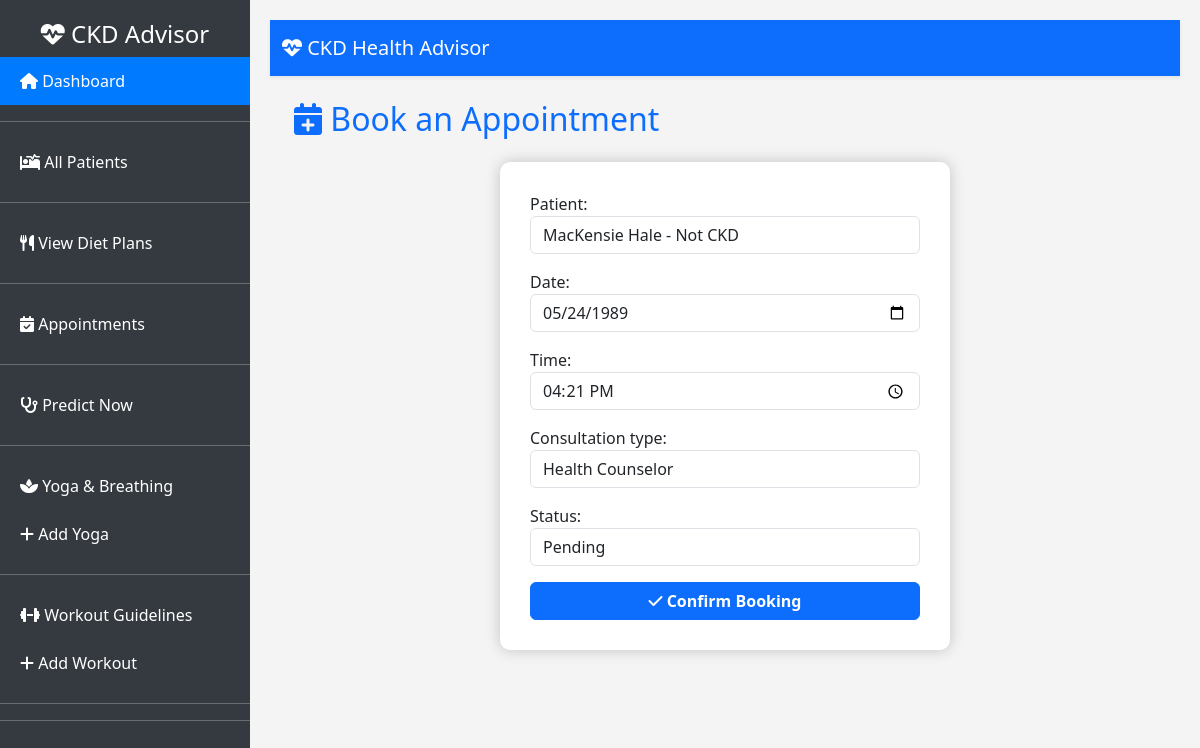
/appointments/edit/2/, run on an earlier commit of the app's database.
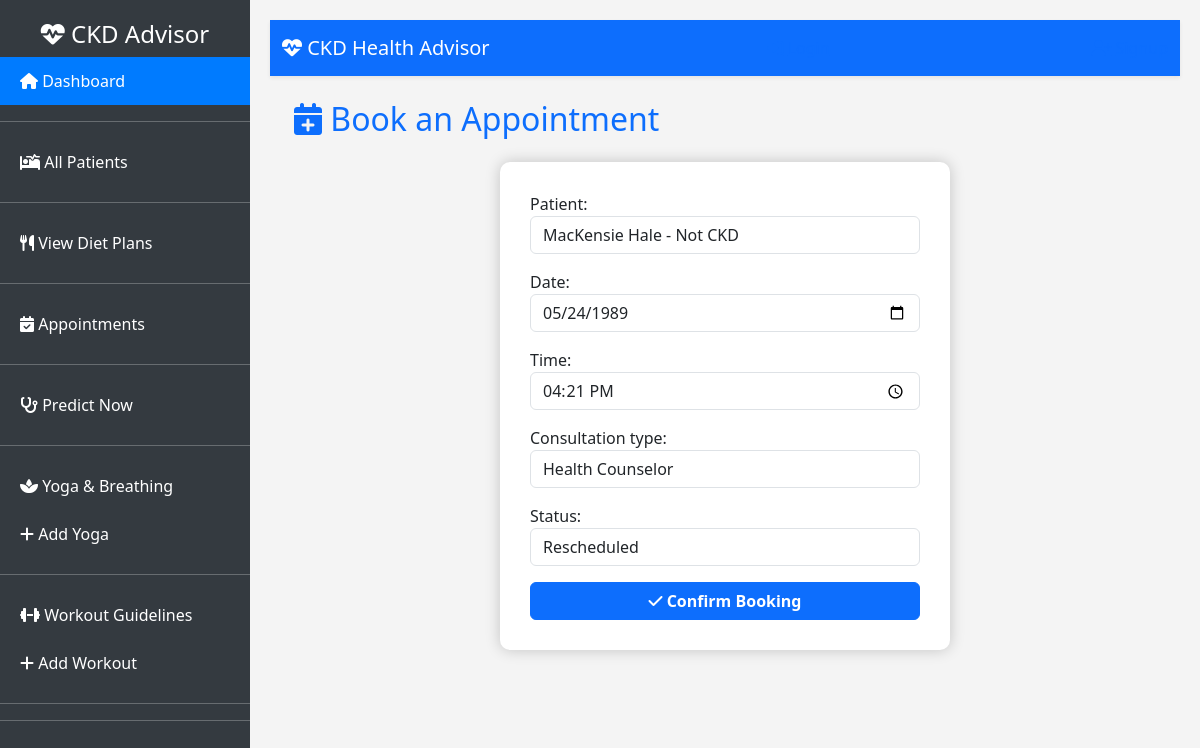
And on a later commit of the database.
### Accounts/models.py (models this page shows, shortened)
class Appointment(models.Model):
    CONSULTATION_CHOICES = [
        ('Doctor', 'Doctor'),
        ('Health Counselor', 'Health Counselor'),
    ]
    STATUS_CHOICES = [
        ('Pending', 'Pending'),
        ('Confirmed', 'Confirmed'),
        ('Rescheduled', 'Rescheduled'),
        ('Cancelled', 'Cancelled'),
    ]
    patient = models.ForeignKey(Patient, on_delete=models.CASCADE, related_name="appointments")
    date = models.DateField()
    time = models.TimeField()
    consultation_type = models.CharField(max_length=20, choices=CONSULTATION_CHOICES)
    status = models.CharField(max_length=20, choices=STATUS_CHOICES, default='Pending')
    created_at = models.DateTimeField(auto_now_add=True)

### Accounts/views.py (the view)
# urls.py: path('appointments/edit/<int:pk>/', AppointmentUpdateView.as_view(), name='appointment_update'),
class AppointmentUpdateView(UpdateView):
    model = Appointment
    form_class = AppointmentForm
    template_name = "appointments/appointment_form.html"
    success_url = reverse_lazy("appointment_list")

### Accounts/forms.py
class AppointmentForm(forms.ModelForm):
    patient = forms.ModelChoiceField(queryset=Patient.objects.all(), empty_label="Select Patient", widget=forms.Select(attrs={'class': 'form-control'}))
    date = forms.DateField(widget=forms.DateInput(attrs={'class': 'form-control', 'type': 'date'}))
    time = forms.TimeField(widget=forms.TimeInput(attrs={'class': 'form-control', 'type': 'time'}))
    consultation_type = forms.ChoiceField(choices=Appointment.CONSULTATION_CHOICES, widget=forms.Select(attrs={'class': 'form-control'}))
    status = forms.ChoiceField(choices=Appointment.STATUS_CHOICES, widget=forms.Select(attrs={'class': 'form-control'}))
    class Meta:
        model = Appointment
        fields = ['patient', 'date', 'time', 'consultation_type', 'status']

### Accounts/models.py (called while the page is built)
    def __str__(self):
        return f"{self.patient_info.name} - {self.prediction}"

### templates/appointments/appointment_form.html (shortened to what this page needs)
{% extends "base.html" %}
{% block content %}
<div class="container">
    <h2 class="mb-4 text-primary"><i class="fas fa-calendar-plus"></i> Book an Appointment</h2>
    <div class="form-container mx-auto">
        <form method="post">
            {{ form.as_p }}
            <button type="submit" class="btn btn-primary btn-custom"><i class="fas fa-check"></i> Confirm Booking</button>
        </form>
    </div>
</div>
{% endblock %}

What changed in the data, as far as the page shows it:
changed Appointment "MacKensie Hale - Not CKD": status "Pending" → "Rescheduled"
